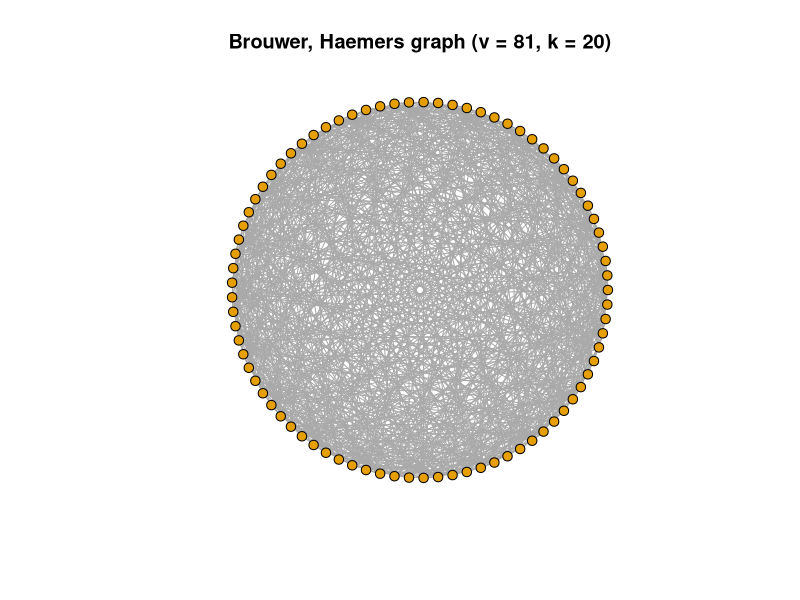
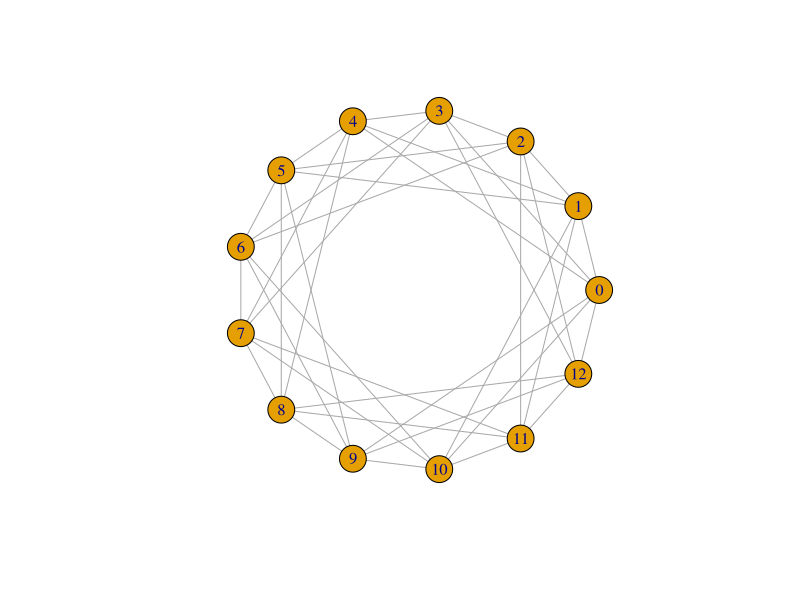
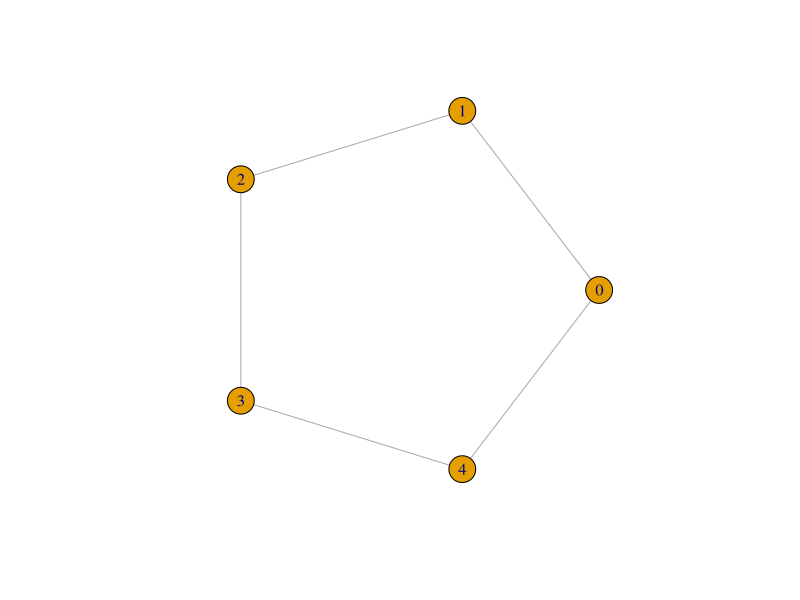

Reproduce these figures in R, in order.
## brouwer-haemers-graph.r
## Unlicense (Ø) 2023 CLP, MR-Amsterdam.
## -------------------------------------
## Strongly regular graphs SRG(v, k, λ, μ).
## Wikipedia (en), Strongly regular graph.
## Paley graphs,          SRG(v = 4t + 1, k = 2t, λ = t − 1, μ = t). 
## Brouwer Haemers graph. SRG(v = 81, k = 22, λ = 1, μ = 6).  
##
## References.
## Andries E. Brouwer & Hendrik Van Maldeghem, Strongly regular graphs, Amsterdam and Ghent, March 2021.
## Ch. 7.4.4 Paley graphs, Ch.10.28 The Brouwer-Haemers graph.
## [🔗](https://homepages.cwi.nl/~aeb/math/srg/rk3/srgw.pdf)
## 
## Brouwer, A.E.; Haemers, W.H, Structure and uniqueness of the (81, 20, 1, 6) strongly regular graph, Tilburg University.
## [🔗](https://pure.uvt.nl/ws/portalfiles/portal/996688/structur.pdf)
##
##  Brouwer, A.E., Paley graphs.
## [🔗](https://www.win.tue.nl/~aeb/graphs/Paley.html)
##
## Brouwer, A.E., Brouwer-Haemers graph
## [🔗](https://www.win.tue.nl/~aeb/graphs/Brouwer-Haemers.html)
##
##  Code layout.
## (i)   Theory, modern algebra
## (ii)  Finite field operations and structures
## (iii) Creating finite fields
## (iv)  Calculating residuals
## (v)   Creating and plotting the graph
## (vi)  Statistics
## (vii) Examples   
## 
## ----------------------------------------------------------------- (i)
## Some modern algebra (Artin, Galois Theory, p28).
## q is prime. Zq, or Z/qZ, integers modulo q, %% q in R, Zq is a field (K) iff q is prime.
## https://math.stackexchange.com/questions/252046/the-paley-graph-with-9-vertices
##
## q is a prime power p^d. GF(m)[X]/P is a field iff P is a prime ideal.
## Let K[x] be the polynomials with coefficients in K.
## Let p(x) be polynomial anx^n + an-1x^n-1 ... a0.
## Let p(x)K[x] be ideal P, consisting of all polynomials with factor p(x).
## Let F = K[x]/P be the ring of cosets. A field iff p is irreducible in K.
## Let q be the order of F. Note that P is the zero-element in F.
## F is homeomorphic to K(ξ) the field of formal expressions an-1ξ^n-1 ... a0.ξ^0.
## Powers of ξ less then n are linearly independent and
## ξ^n ≡ -(an-1ξ^n-1 ... a0.ξ^0).
##  
## An element is represented in R as vector c(an-1, ... a0).
## ξ^k corresponds with position q-k in vector c(...).
## Multiplication is implemented as shift register (to the left).
## Let p(x) = x^2 + x + 2, coefficients in K = Z3, -1 ≡ 2.
## ξ^2 ≡ -1ξ - 2, or  ξ^2 ≡ 2ξ + 1 this generates the cyclic field F9:
## ξ^0 = 1, ξ1 = ξ, ξ2 = 2ξ + 1, ξ3 = 2ξ + 2, ξ4 = 2, ξ5 = 2 ξ6 = ξ, ξ7 = ξ + 2, ξ8 = ξ + 1.
##
## Irreducible, primitive polynomials over GF(3)
## https://baylor-ir.tdl.org/bitstream/handle/2104/8793/GF3%20Polynomials.pdf?sequence=1
##
## ------------------------------------------------------------------- (ii)
## Primitive polynomials over finite fields GF(q).
## p(x) = m               GF(m), m is prime, d=1.
## px  <- c()
##
## p(x) = x^2 + x + 2     GF(3^2). m=3, d=2.
## px  <- -c(1, 2)        # primitive polynomial in K.
##
## p(x) = x^2 + x + 2     GF(5^2). m=5.
## px  <- -c(1, 2)        # primitive polynomial in K.
##
## p(x) = x^2 + x + 2     GF(7^2). m=7.
## px  <- -c(1, 3)        # primitive polynomial in K.
##
## p(x) = x^2 + x + 7     GF(11^2). m=11.
## px  <- -c(1,7)         # primitive polynomial in K.
##
## p(x) = x^2 + x + 2     GF(13^2). m=13.
## px  <- -c(1,2)         # primitive polynomial in K.
##
## p(x) = x^3 + x + 2     GF(5^3). m=5, d = 3.
## px  <- -c(1,1,3)       # primitive polynomial in K.
##
## BrHa                   Brouwers Haemers graph when TRUE
## p(x) = x^4 + x + 2     GF(3^4). m=3, d=4.
## px  <- -c(0, 0, 1, 2)  # primitive polynomial in K.
## -----------------------------------------------------------------------
BrHa  <- TRUE             # Adjacent vertices differ nonzero fourth power.
m     <- 3                # K = GF(m), E = GF(m^d).
px    <- -c(0,0,1,2)      # Primitive polynomial in K. 
d     <- length(px)       # d is degree of extension.

## calculate powers of ξ^n, ξ^n+1
pwx <- list()
nxt <- rep(0, d); nxt[1] <- 1     
for (i in seq_len(d-1) ) {
   nxt      <- (c(tail(nxt, d-1), 0) + head(nxt, 1) * px) %% m
   pwx[[i]] <- nxt
}

## multiply by ξ and reduce
gf_shift <- function(x, px, q=m) { n <- length(px); (c(tail(x, n-1), 0) + head(x, 1) * px) %% q }

## multiply in quotient ring K[x]/P)
## polynom package
## https://stackoverflow.com/questions/39979884/calculate-the-product-of-two-polynomial-in-r
gf_mult <- function(a, b, px=px, q=m) {
  n  <- length(a)
  ab <- outer(a, b)
  p  <- as.vector(tapply(ab, row(ab) + col(ab), sum))

  ## reduce powers x^q, x^q+1
  for (i in seq_len(n-1)) {
    p[- (1:n-1)] <-  tail(p, n) + pwx[[i]] * p[n - i]
  }
  return(tail(p, n) %% q)
}

## ---------------------------------------- (iii)
## create Galois field of order q (GFq).
## points in GF(q) == graph vertices.
if (d > 1) {
  zero  <- rep(0, d)
  start <- rep(0, d); start[d] <- 1
  alpha <- c(rep(0, d-2), c(1,0))
  nxt   <- start

  GFq <- list(zero) 
  for (i in seq_len(m^d)+1) {           # Insert zero as first element.
    GFq[i] <- list(nxt)
    nxt <- gf_mult(nxt, alpha)          # Shift left and reduce, multiply by ξ.
    if (all(nxt == start)) break        # Full cycle iff polynomial is primitive.
  }
} else {
  GFq <- seq_len(m)-1                   # Short cut as we do not know the primitive element.
  split(GFq, seq_along(GFq))            # transpose vector
}

q <- length(GFq)                        # Order of field.
stopifnot(q > 1)                        # Non trivial.
if (q != m^d) warning("Polynomial px is not primitive.") # Warning.
if (q %% 4 != 1) warning("Not a Paley graph")            # Warning.

## ----------------------------------------------------------- (iv)
## calculate all quadratic residuals in (QR).
QR <- list()
for ( i in seq_along(GFq[]) ){
    vtx <- GFq[[i]]
    if (BrHa && q == 81) vtx <- gf_mult(vtx, vtx)  # ^2
    QR[[i]] <- gf_mult(vtx, vtx)                   # ^2
}
QR <- unique(QR)

## ------------------------------------------------------------- (v)
## Calculate edges for all vertex pairs in upper half (el)
## Determmine difference k, i.
## If difference is a nonzero quadratic residual then create edge
idx <- 0
df <- data.frame(matrix(ncol = 3, nrow = 0, dimnames=list(NULL, c("to", "from", "diff"))))
for (i in seq_len(q-1)){
  for (k in seq(i+1, q) ){
    idx      <- idx + 1
    diff     <- GFq[[k]] - GFq[[i]]                 # difference between point k, i.
    diff <- (diff + m) %% m                         # all positive.
    df[idx,] <- c(i, k, list(list(diff)) )
  }
}

qresi <- match(df[,3], QR)                          # index in residuals QR.
df[, "qr-idx"] <- qresi
el <- df[!is.na(df[,"qr-idx"]),]                    # Remove non residuals.

## plot and statistics
library(igraph)
g <- graph_from_data_frame(el, directed = FALSE)
k   <- mean(min(degree(g)), max(degree(g)))
g$layout  <- layout_in_circle(g)
g$main <- paste0(ifelse(!exists("BrHa") || BrHa, "Brouwer, Haemers", "Payley"), " graph (v = ", q, ", k = ", k, ")")
V(g)$size <- 5
V(g)$label <- NA
c(q * (q-1) / 4, ecount(g))
plot(g)

## ----------------------------------------------------------- (vi)
ev  <- round(eigen(g[])$values, digits = 6)
nev <- length(unique(ev))
t   <- (q-1) / 4
{
message(sprintf(g$main))
message(sprintf("Vertices               : %i"      , vcount(g)))
message(sprintf("Degree (k)             : %i, %i"  , 2*t/(BrHa+1), k ))
message(sprintf("Eigenvalues (r, s, #)  : %.1f, %.1f, %i", max(ev), min(ev), nev) )
message(sprintf("Diameter               : %i"      , diameter(g)) )
message(sprintf("Radius                 : %i"      , radius(g)) )
message(sprintf("Girth (shortes cycle)  : %i"      , girth(g)$girth) )
message(sprintf("Independent set (α)    : %i"      , length(largest_ivs(g)[[1]])) )
message(sprintf("Edge connectivity      : %.1f"    , edge_connectivity(g)) )
message(sprintf("Edges                  : %.1f, %i", q * t/ (BrHa+1), ecount(g) ))
message(sprintf("Automorphisms          : %.1f, %s", d*q*(q-1) / 2, automorphisms(g)$group_size) )
}
max(greedy_vertex_coloring(g))
stopifnot(min(degree(g)) == max(degree(g)))
stopifnot(max(ev) == max(degree(g)))
stopifnot(nev == 3)

## ------------------------------------------------------------------------------------------------
## https://www.win.tue.nl/~aeb/drg/graphs/Paley.html
## https://www.win.tue.nl/~aeb/graphs/srg/srgtab.html
## SRG parameters.
##  v   - number of vertices
##  k   - valency, degree
##  λ   - number of common neighbours of two adjacent vertices (lambda)
##  μ   - number of common neighbours of two nonadjacent vertices (mu)
##  r^f - positive eigenvalue with multiplicity
##  s^f - negative eigenvalue with multiplicity
##
## Paley graph
## For q = 4t + 1, the parameters are v = 4t + 1, k = 2t, λ = t − 1, μ = t.
## q 5 9 13 17 25 29 37 41 49 53 61 73 81 89 97 101 109 113 121 125 137 149 157 169 173 181 193 197
## α 2 3  3  3  5  4  4  5  7  5  5  5  9  5  6   5   6   7  11   7   7   7   7  13   8   7   7   8
## χ 3 3  5  6  5  8 10  9  7 11 13 15  9 18 17  21  19  17  11  18  20  22  23  13  22  26  28  25
##
## https://www.win.tue.nl/~aeb/graphs/Brouwer-Haemers.html
## Brouwer Haemers graph, v = 81, k = 20,  λ = 1, μ = 6, α = 15, χ = 6 of 7(E van Dam).
## Radius = 2, Diameter = 2, Girth = 3.
## Automorphisms    : 233,280 (2^6 * 3^6 * 5)
##
## ------------------------------------------------------------- (vii)
## Manual construction of the Paley graph for primes, q = 13.
q <- 13
g13 <- graph_from_literal( 0-1-2-3-4-5-6-7-8-9-10-11-12-0    # (1)
                       , 0-3-6-9-12-2-5-8-11-1-4-7-10-0    # (3)
                       , 0-4-8-12-3-7-11-2-6-10-1-5-9-0    # (4)
     )
dev.new(); plot(g13, layout=layout_in_circle)

# Or more general for q is prime.
q <- 13; QRg <- c(1,3,4)
q <- 17; QRg <- c(1,2,3,5)
q <- 5;  QRg <- c(1)
BrHA <- FALSE
g2 <- graph_from_data_frame(data.frame(from=numeric(), to=numeric()),
                           directed = FALSE,
                           vertices = seq(q) - 1)
for (h in QRg) {
     g2 <- g2 + path(as.character(seq(from=0, to=q*h, by=h) %% q) )
}
dev.new(); plot(g2, layout=layout_in_circle)

## ----------------------------------------------------------------
## compute generators of quadratic residues mod q, q is prime (QR).
q <- 29
q1 <- (seq(q/2) * seq(q/2)) %% q
q2 <- c(q1, -q1 + q) 
QRg <- sort(unique(q2[q2 < q/2]))
